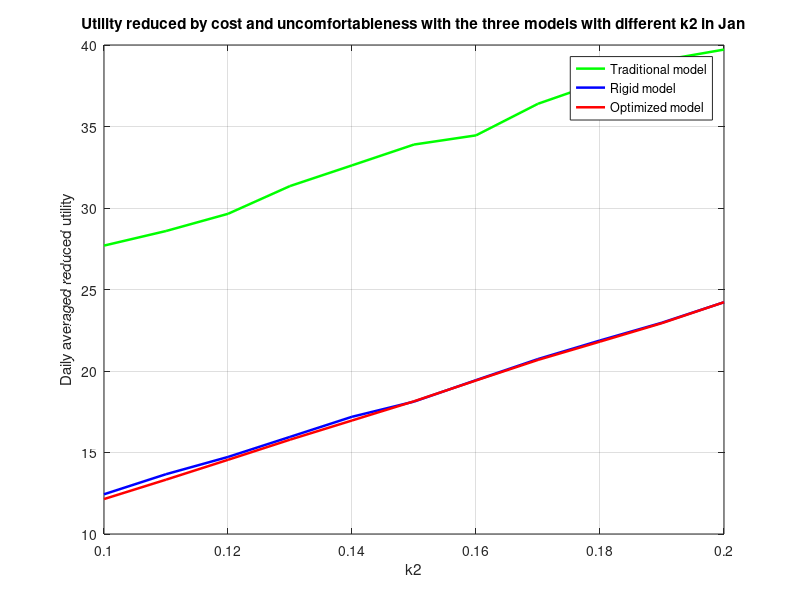

Recreate this plot in MATLAB.
k2 = [0.1 : 0.01 : 0.2];
%Jan
utility_trad = [27.693418667215592, 28.58772142331696, 29.643393317237376, 31.34632783016746, 32.61471885932825, 33.893144002511576, 34.45594710603963, 36.3952848415865, 37.71752295307839, 39.05690064273838, 39.7190963467097];
utility_rigid = [12.437057344744296, 13.668677423092126, 14.726678316324039, 15.957138177613945, 17.191023955491506, 18.122742471033266, 19.438799697551133, 20.733263338901978, 21.87217385872994, 22.964166125778647, 24.220197557027287];
utility_opti = [12.143561961257562, 13.332560097616035, 14.551233959967995, 15.786598740293579, 16.96389575732566, 18.141774294487504, 19.4180336513152, 20.68097753008381, 21.802478552741483, 22.937300036809027, 24.220197557027287];
plot(k2, utility_trad, 'g', 'linewidth', 1.8);
grid on;
%axis([1,12,3,20]);
title('Utility reduced by cost and uncomfortableness with the three models with different k2 in Jan');
xlabel('k2');
ylabel('Daily averaged reduced utility');
hold on;
plot(k2, utility_rigid, 'b', 'linewidth', 1.8);
grid on;
plot(k2, utility_opti, 'r', 'linewidth', 1.8);
grid on;

legend('Traditional model', 'Rigid model', 'Optimized model');
